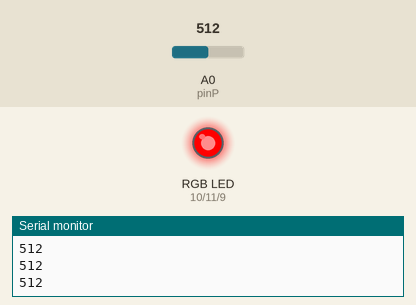
The sketch below on a simulated Arduino Uno, built with avr-gcc and run on an emulated ATmega328P. Parts: an RGB LED mixed from three pins (HIGH = lit), the last lines printed to the serial monitor. The test bench sets the inputs (shaded band); at power-on: A0 (pinP) = 512. Dim RGB values are drawn brighter than linear.

Above: at 1.3 s.
1.4 s: A0 (pinP) set to 122
At 1.9 s:
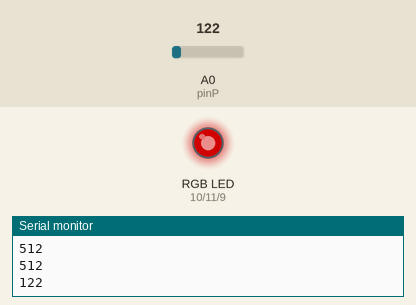
3.0 s: A0 (pinP) set to 0
At 4.2 s:
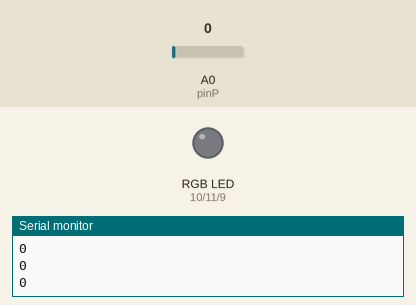
4.5 s: A0 (pinP) set to 306
At 5.4 s:
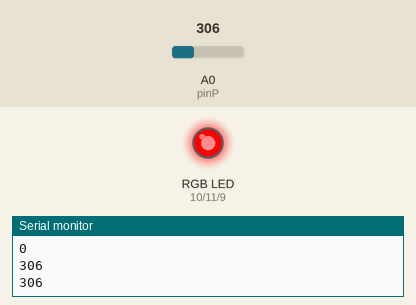
Timing chart, 0 to 7.5 s (numbered marks = the images above; inputs shaded):
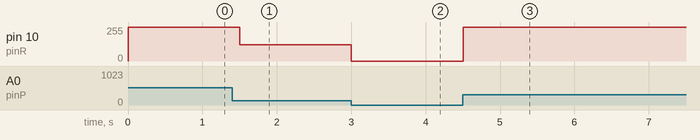

Measured:
- after the input at 1.4 s, pin 10 (pinR): 255/255 → 122/255 after 0.10 s
- after the input at 3.0 s, pin 10 (pinR): 122/255 → 0/255 at once
- after the input at 4.5 s, pin 10 (pinR): 0/255 → 255/255 at once

The sketch:

12_rgb_lamp.ino
```cpp
// C++ code
//
int pinR = 10;
int pinG = 11;
int pinB = 9;
int interval = 500;
int pinP = A0;

int red = 0;
int green = 0;
int blue = 0;
void setup()
{
  pinMode(pinR, OUTPUT);
  pinMode(pinG, OUTPUT);
  pinMode(pinB, OUTPUT);
  Serial.begin(9600);
}

void loop()
{
  //rgb(255, 0, 0);
  //rgb(0, 255, 0);
  //rgb(0, 0, 255);
  //rgb(255, 255, 0);
  int val = analogRead(pinP);
  Serial.println(val);
  rgb(val, green, blue);
}

void rgb(int red, int green, int blue)
{
  analogWrite(pinR, red);
  analogWrite(pinG, green);
  analogWrite(pinB, blue);
  delay(interval);
}
```
